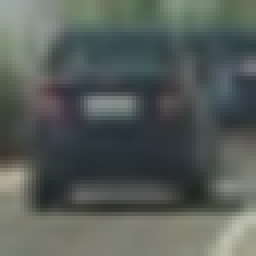
%> input picture code/image0000.png, 64 x 64 px (shown 4 times larger)
$ octave --eval "result = preprocess_blue(imread('image0000.png'));"   (GNU Octave 9; MATLAB toolbox functions it lacks are replaced by stand-ins)
%> lines starting %> are read from the running program, lines starting %| are printed output that depends on the picture
function im_b_usig = preprocess_blue(im)
im_d = im2double(im);
im_c = imadjust(im_d, stretchlim(im_d));
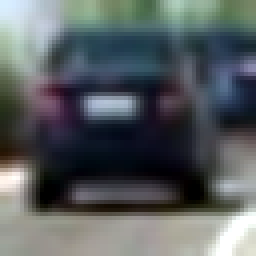
%> im_c: size 64x64x3 double (shown 4 times larger); mean R, G, B 0.35, 0.373, 0.381
im_b = im_c(:,:,3);
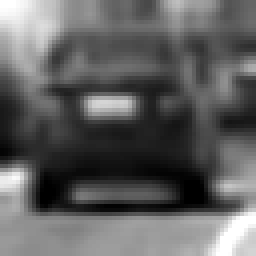
%> im_b: size 64x64 double (shown 4 times larger); min 0, max 1, mean 0.381
im_b = medfilt2(im_b, [3 3]);
im_b = max(0,(im_b - im_c(:,:,1)) ./ (im_c(:,:,1) + im_c(:,:,2) + im_c(:,:,3)));
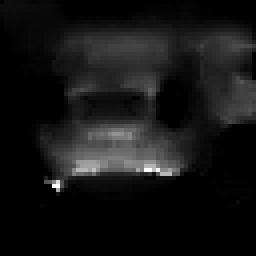
%> im_b: size 64x64 double (shown 4 times larger); min 0, max 1.04, mean 0.0862; drawn with min black and max white
im_b_usig = im2uint8(im_b);
end
